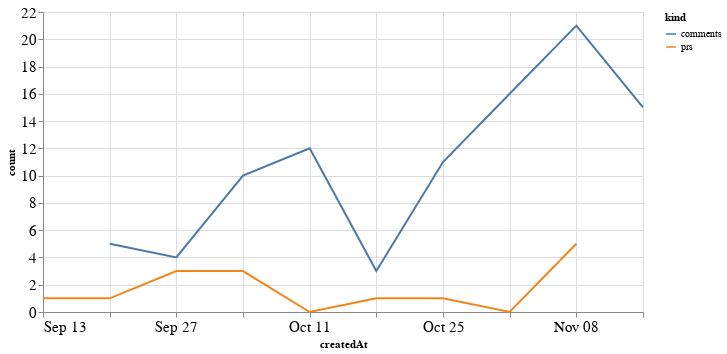

This figure's notebook cell:
### Code cell
alt.Chart(total_time, width=600).mark_line().encode(
    x='createdAt',
    y='count',
    color='kind'
)

### Figure 1 — Vega-Lite specification as saved in the notebook (floating-point values rounded to 4 significant figures)
{"config": {"axisLeft": {"labelFontSize": 15}, "axisBottom": {"labelFontSize": 15}}, "data": {"name": "data-0ea1d879c8bb752ac4a146628cbe55a0"}, "mark": "line", "encoding": {"color": {"type": "nominal", "field": "kind"}, "x": {"type": "temporal", "field": "createdAt"}, "y": {"type": "quantitative", "field": "count"}}, "width": 600, "$schema": "https://vega.github.io/schema/vega-lite/v4.8.1.json", "datasets": {"data-0ea1d879c8bb752ac4a146628cbe55a0": [{"createdAt": "2020-09-13T00:00:00", "kind": "prs", "count": 1.0}, {"createdAt": "2020-09-20T00:00:00", "kind": "prs", "count": 1.0}, {"createdAt": "2020-09-27T00:00:00", "kind": "prs", "count": 3.0}, {"createdAt": "2020-10-04T00:00:00", "kind": "prs", "count": 3.0}, {"createdAt": "2020-10-11T00:00:00", "kind": "prs", "count": 0.0}, {"createdAt": "2020-10-18T00:00:00", "kind": "prs", "count": 1.0}, {"createdAt": "2020-10-25T00:00:00", "kind": "prs", "count": 1.0}, {"createdAt": "2020-11-01T00:00:00", "kind": "prs", "count": 0.0}, {"createdAt": "2020-11-08T00:00:00", "kind": "prs", "count": 5.0}, {"createdAt": "2020-11-15T00:00:00", "kind": "prs", "count": null}, {"createdAt": "2020-09-13T00:00:00", "kind": "comments", "count": null}, {"createdAt": "2020-09-20T00:00:00", "kind": "comments", "count": 5.0}, {"createdAt": "2020-09-27T00:00:00", "kind": "comments", "count": 4.0}, {"createdAt": "2020-10-04T00:00:00", "kind": "comments", "count": 10.0}, {"createdAt": "2020-10-11T00:00:00", "kind": "comments", "count": 12.0}, {"createdAt": "2020-10-18T00:00:00", "kind": "comments", "count": 3.0}, {"createdAt": "2020-10-25T00:00:00", "kind": "comments", "count": 11.0}, {"createdAt": "2020-11-01T00:00:00", "kind": "comments", "count": 16.0}, {"createdAt": "2020-11-08T00:00:00", "kind": "comments", "count": 21.0}, {"createdAt": "2020-11-15T00:00:00", "kind": "comments", "count": 15.0}]}}
